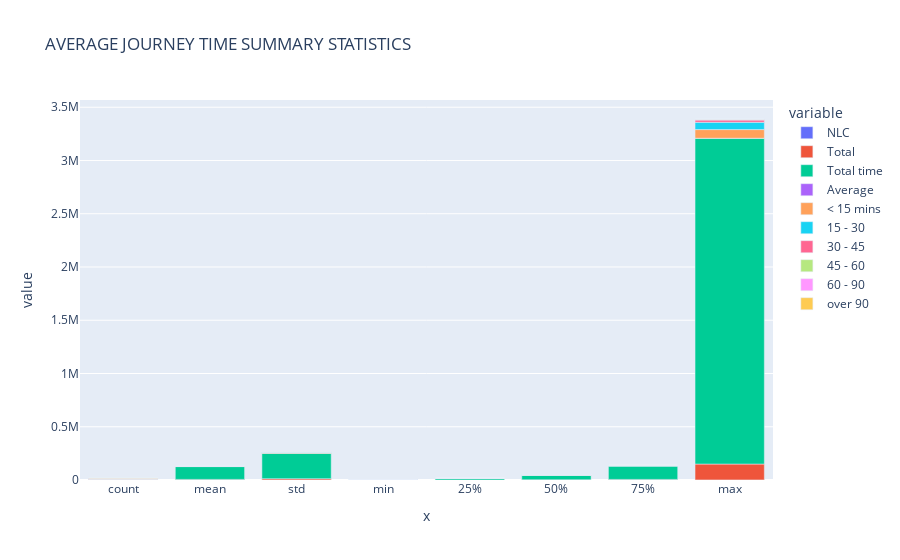

This figure's notebook cell:
### Code cell
# Assigns the dataset to a variable df and assigns it to a plotly function to chart a graph
df = NBT_entry_ajt.describe()
fig = px.bar(df, y = list(NBT_entry_ajt.describe().columns), x = list(NBT_entry_ajt.describe().index), title = 'AVERAGE JOURNEY TIME SUMMARY STATISTICS')
fig.show()

### Figure 1 — Plotly figure (JSON) as saved in the notebook; plotly's stock layout.template omitted (floating-point values rounded to 4 significant figures)
{"data": [{"alignmentgroup": "True", "hovertemplate": "variable=NLC<br>x=%{x}<br>value=%{y}<extra></extra>", "legendgroup": "NLC", "marker": {"color": "#636efa", "pattern": {"shape": ""}}, "name": "NLC", "offsetgroup": "NLC", "orientation": "v", "showlegend": true, "textposition": "auto", "type": "bar", "x": ["count", "mean", "std", "min", "25%", "50%", "75%", "max"], "xaxis": "x", "y": [1869, 644.2, 85.04, 500, 571, 641, 716, 884], "yaxis": "y"}, {"alignmentgroup": "True", "hovertemplate": "variable=Total<br>x=%{x}<br>value=%{y}<extra></extra>", "legendgroup": "Total", "marker": {"color": "#EF553B", "pattern": {"shape": ""}}, "name": "Total", "offsetgroup": "Total", "orientation": "v", "showlegend": true, "textposition": "auto", "type": "bar", "x": ["count", "mean", "std", "min", "25%", "50%", "75%", "max"], "xaxis": "x", "y": [1869, 5220.0, 12000.0, 0, 466, 1584, 4919, 148889], "yaxis": "y"}, {"alignmentgroup": "True", "hovertemplate": "variable=Total time<br>x=%{x}<br>value=%{y}<extra></extra>", "legendgroup": "Total time", "marker": {"color": "#00cc96", "pattern": {"shape": ""}}, "name": "Total time", "offsetgroup": "Total time", "orientation": "v", "showlegend": true, "textposition": "auto", "type": "bar", "x": ["count", "mean", "std", "min", "25%", "50%", "75%", "max"], "xaxis": "x", "y": [1869, 120400.0, 239400.0, 0, 13890, 45066, 126529, 3059409], "yaxis": "y"}, {"alignmentgroup": "True", "hovertemplate": "variable=Average<br>x=%{x}<br>value=%{y}<extra></extra>", "legendgroup": "Average", "marker": {"color": "#ab63fa", "pattern": {"shape": ""}}, "name": "Average", "offsetgroup": "Average", "orientation": "v", "showlegend": true, "textposition": "auto", "type": "bar", "x": ["count", "mean", "std", "min", "25%", "50%", "75%", "max"], "xaxis": "x", "y": [1869, 28.34, 9.405, 0, 21.8, 26.12, 32.78, 75.94], "yaxis": "y"}, {"alignmentgroup": "True", "hovertemplate": "variable=< 15 mins<br>x=%{x}<br>value=%{y}<extra></extra>", "legendgroup": "< 15 mins", "marker": {"color": "#FFA15A", "pattern": {"shape": ""}}, "name": "< 15 mins", "offsetgroup": "< 15 mins", "orientation": "v", "showlegend": true, "textposition": "auto", "type": "bar", "x": ["count", "mean", "std", "min", "25%", "50%", "75%", "max"], "xaxis": "x", "y": [1869, 1610.0, 5102.0, 0, 53, 281, 1047, 80873], "yaxis": "y"}, {"alignmentgroup": "True", "hovertemplate": "variable=15 - 30<br>x=%{x}<br>value=%{y}<extra></extra>", "legendgroup": "15 - 30", "marker": {"color": "#19d3f3", "pattern": {"shape": ""}}, "name": "15 - 30", "offsetgroup": "15 - 30", "orientation": "v", "showlegend": true, "textposition": "auto", "type": "bar", "x": ["count", "mean", "std", "min", "25%", "50%", "75%", "max"], "xaxis": "x", "y": [1869, 2282.0, 5309.0, 0, 129, 542, 2032, 68269], "yaxis": "y"}, {"alignmentgroup": "True", "hovertemplate": "variable=30 - 45<br>x=%{x}<br>value=%{y}<extra></extra>", "legendgroup": "30 - 45", "marker": {"color": "#FF6692", "pattern": {"shape": ""}}, "name": "30 - 45", "offsetgroup": "30 - 45", "orientation": "v", "showlegend": true, "textposition": "auto", "type": "bar", "x": ["count", "mean", "std", "min", "25%", "50%", "75%", "max"], "xaxis": "x", "y": [1869, 964.6, 1755.0, 0, 101, 342, 1076, 20764], "yaxis": "y"}, {"alignmentgroup": "True", "hovertemplate": "variable=45 - 60<br>x=%{x}<br>value=%{y}<extra></extra>", "legendgroup": "45 - 60", "marker": {"color": "#B6E880", "pattern": {"shape": ""}}, "name": "45 - 60", "offsetgroup": "45 - 60", "orientation": "v", "showlegend": true, "textposition": "auto", "type": "bar", "x": ["count", "mean", "std", "min", "25%", "50%", "75%", "max"], "xaxis": "x", "y": [1869, 280.4, 494.4, 0, 29, 109, 310, 7125], "yaxis": "y"}, {"alignmentgroup": "True", "hovertemplate": "variable=60 - 90<br>x=%{x}<br>value=%{y}<extra></extra>", "legendgroup": "60 - 90", "marker": {"color": "#FF97FF", "pattern": {"shape": ""}}, "name": "60 - 90", "offsetgroup": "60 - 90", "orientation": "v", "showlegend": true, "textposition": "auto", "type": "bar", "x": ["count", "mean", "std", "min", "25%", "50%", "75%", "max"], "xaxis": "x", "y": [1869, 81.52, 195.9, 0, 0, 21, 79, 3029], "yaxis": "y"}, {"alignmentgroup": "True", "hovertemplate": "variable=over 90<br>x=%{x}<br>value=%{y}<extra></extra>", "legendgroup": "over 90", "marker": {"color": "#FECB52", "pattern": {"shape": ""}}, "name": "over 90", "offsetgroup": "over 90", "orientation": "v", "showlegend": true, "textposition": "auto", "type": "bar", "x": ["count", "mean", "std", "min", "25%", "50%", "75%", "max"], "xaxis": "x", "y": [1869, 2.22, 12.39, 0, 0, 0, 0, 242], "yaxis": "y"}], "layout": {"barmode": "relative", "legend": {"title": {"text": "variable"}, "tracegroupgap": 0}, "title": {"text": "AVERAGE JOURNEY TIME SUMMARY STATISTICS"}, "xaxis": {"anchor": "y", "domain": [0, 1], "title": {"text": "x"}}, "yaxis": {"anchor": "x", "domain": [0, 1], "title": {"text": "value"}}}}
